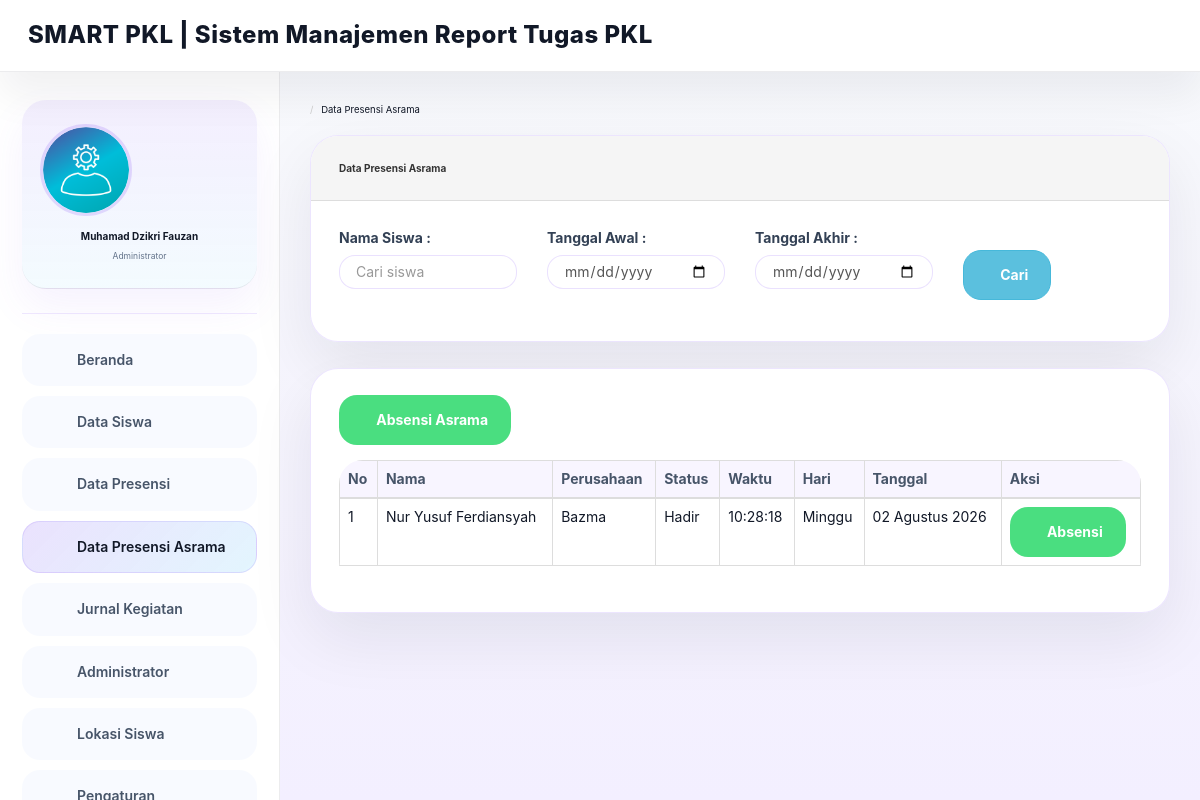
/index.php?page=data_asrama (signed in), run on the app's committed database.
### tables this page shows
CREATE TABLE `tbl_absen_asrama` (
  `id_absen_asrama` int NOT NULL,
  `id_siswa` int DEFAULT NULL,
  `status` int DEFAULT NULL,
  `foto` varchar(255) DEFAULT NULL,
  `latitude` varchar(50) DEFAULT NULL,
  `longitude` varchar(50) DEFAULT NULL,
  `waktu` time DEFAULT NULL,
  `tanggal` date DEFAULT NULL
);

CREATE TABLE `tbl_siswa` (
  `id_siswa` int NOT NULL,
  `kode_siswa` varchar(4) DEFAULT NULL,
  `nama` varchar(255) DEFAULT NULL,
  `perusahaan` varchar(255) DEFAULT NULL,
  `jurusan` varchar(255) DEFAULT NULL,
  `nis` varchar(255) DEFAULT NULL,
  `mulai_pkl` date DEFAULT NULL,
  `akhir_pkl` date DEFAULT NULL,
  `alamat` varchar(255) DEFAULT NULL,
  `no_telp` varchar(255) DEFAULT NULL,
  `foto` varchar(255) DEFAULT NULL
);

### config/function.php (called while the page is built, shortened)
<?php
function MendapatkanBulan($bulan)
{
    switch ($bulan) {
        case 8:
            return "Agustus";
            break;
    }
}
?>
<?php
function MendapatkanHari($hari)
{
    switch ($hari) {
        case "Sunday":
            return "Minggu";
            break;
    }
}
?>
<?php
function AbsensiAsramaOtomatis($sql)
{
    $sql = "SELECT tbl_siswa.id_siswa, tbl_siswa.nama, tbl_siswa.perusahaan,
        tbl_absen_asrama.id_absen_asrama,
        (CASE
            WHEN tbl_absen_asrama.status IS NULL THEN 'Belum Absensi'
            WHEN tbl_absen_asrama.status = 1 THEN 'Hadir'
            WHEN tbl_absen_asrama.status = 2 THEN 'Izin'
        ELSE 'Tidak Hadir' END) AS status,
        (CASE
            WHEN tbl_absen_asrama.waktu IS NULL THEN 'Belum'
            ELSE tbl_absen_asrama.waktu END) AS waktu,
        DATE_FORMAT(CURDATE(), '%W') AS hari,
        DATE_FORMAT(CURDATE(), '%Y-%m-%d') AS tanggal
        FROM tbl_siswa LEFT JOIN tbl_absen_asrama ON
            tbl_absen_asrama.id_siswa = tbl_siswa.id_siswa
        AND tbl_absen_asrama.tanggal = CURDATE()
        ORDER BY tbl_siswa.nama ASC;";
    return $sql;
}
?>

### apps/data_asrama/index.php (the view, shortened to what this page needs)
<div class="row">
    <ol class="breadcrumb">
        <li><a href="index.php?page=beranda">
                <em class="fa fa-home"></em>
            </a></li>
        <li class="active">Data Presensi Asrama</li>
    </ol>
</div>
<div class="row">
    <div class="col-md-12">
        <div class="panel panel-default">
            <div class="panel-heading">
                Data Presensi Asrama
                <span class="pull-right clickable panel-toggle panel-button-tab-left"><em class="fa fa-toggle-up"></em></span>
            </div>
            <div class="panel-body">
                <div class="row">
                    <form action="#" method="GET">
                        <div class="col-sm-3">
                            <div class="form-group">
                                <label>Nama Siswa :</label>
                                <input type="text" name="nama" id="nama" class="form-control" value="" placeholder="Cari siswa" required>
                            </div>
                        </div>
                        <div class="col-sm-3">
                            <div class="form-group">
                                <label>Tanggal Awal :</label>
                                <input type="date" name="tanggal_awal" id="tanggal_awal" class="form-control" required>
                            </div>
                        </div>
                        <div class="col-sm-3">
                            <div class="form-group">
                                <label>Tanggal Akhir :</label>
                                <input type="date" name="tanggal_akhir" id="tanggal_akhir" class="form-control" required>
                            </div>
                        </div>
                        <div class="col-sm-3">
                            <div class="form-group">
                                <button type="submit" class="btn btn-info"><i class="fa fa-search"></i> Cari</button>
                            </div>
                        </div>
                    </form>
                </div>
            </div>
        </div>
    </div>
</div>
<div class="row">
    <div class="col-md-12">
        <div class="panel panel-default">
            <div class="panel-body">
                <div class="form-group">
                    <button type="button" class="btn btn-success" id="tambah_absen_asrama"><i class="fa fa-plus"></i> Absensi Asrama</button>
                </div>
                <div class="table-responsive">
                    <table class="table table-bordered" id="dataTable" width="100%" cellspacing="0">
                        <thead>
                            <tr>
                                <th>No</th>
                                <th>Nama</th>
                                <th>Perusahaan</th>
                                <th>Status</th>
                                <th>Waktu</th>
                                <th>Hari</th>
                                <th>Tanggal</th>
                                <th>Aksi</th>
                            </tr>
                        </thead>
                        <tbody>
                            <?php
                            include 'config/function.php';
                            if (isset($_GET['nama']) and $_GET['nama'] != "") {
                                $nama = trim($_GET["nama"]);
                                $tanggal_awal = $_GET["tanggal_awal"];
                                $tanggal_akhir = $_GET["tanggal_akhir"];
                                $sql = PencarianAbsensiAsrama($nama, $tanggal_awal, $tanggal_akhir);
                            } else {
                                $sql = AbsensiAsramaOtomatis('');
                            }
                            $hasil = mysqli_query($kon, $sql);
                            $no = 0;
                            while ($data = mysqli_fetch_array($hasil)):
                                $no++;
                            ?>
                                <tr>
                                    <td><?php echo $no; ?></td>
                                    <td><?php echo $data['nama']; ?></td>
                                    <td><?php echo $data['perusahaan']; ?></td>
                                    <td><?php echo $data['status']; ?></td>
                                    <td><?php echo $data['waktu']; ?></td>
                                    <td>
                                        <?php
                                        $hari = $data["hari"];
                                        echo MendapatkanHari($hari);
                                        ?>
                                    </td>
                                    <td>
                                        <?php
                                        $tgl = date("d", strtotime($data['tanggal']));
                                        $bulan = date("m", strtotime($data['tanggal']));
                                        $tahun = date("Y", strtotime($data['tanggal']));
                                        echo $tgl . ' ' . MendapatkanBulan($bulan) . ' ' . $tahun
                                        ?>
                                    </td>
                                    <td>
                                        <button id_siswa="<?php echo $data['id_siswa']; ?>" id_absen_asrama="<?php echo $data['id_absen_asrama']; ?>" class="absen_asrama btn btn-success btn-circle"><i class="fa fa-clock-o"></i> Absensi</button>
                                    </td>
                                </tr>
                            <?php endwhile; ?>
                        </tbody>
                    </table>
                </div>
            </div>
        </div>
    </div>
</div>

### template/css/styles.css (style rules this page uses)
:root { --bg: #f8f5ff; --surface: #ffffff; --surface-soft: #f3efff; --text: #2f3345; --text-muted: #6e7280; --border: #e9e5fb; --primary: #8b5cf6; --primary-soft: #ede9fe; --secondary: #f5a9c7; --accent: #38bdf8; --success: #4ade80; --warning: #fbbf24; --danger: #fb7185; --shadow: 0 28px 70px rgba(55, 65, 81, .08); }
* { box-sizing: border-box; }
html { scroll-behavior: smooth; }
body { margin: 0; min-height: 100vh; background: radial-gradient(circle at top left, rgba(139, 92, 246, .12), transparent 28%), radial-gradient(circle at bottom right, rgba(56, 189, 248, .08), transparent 32%), linear-gradient(180deg, #faf5ff 0%, #f8f5ff 100%); color: var(--text); font-family: Inter, "Segoe UI", system-ui, -apple-system, BlinkMacSystemFont, sans-serif; line-height: 1.6; }
a { color: var(--accent); text-decoration: none; }
button, input, textarea, select { font: inherit; }
button { cursor: pointer; }
.panel, .card, .panel.panel-default { background: rgba(255, 255, 255, .98); border: 1px solid rgba(139, 92, 246, .16); border-radius: 28px; box-shadow: 0 25px 65px rgba(15, 23, 42, .08); overflow: hidden; margin-bottom: 26px; }
.panel-heading, .card-header { padding: 24px 28px; border-bottom: 1px solid rgba(226, 232, 240, .95); background: #ffffff; color: #1f2937; font-weight: 700; font-size: 1rem; }
.panel-body, .card-body { padding: 26px 28px; }
.panel-heading .fa, .card-header .fa { margin-right: 10px; color: #8b5cf6; }
.panel, .card { transition: transform .2s ease, box-shadow .2s ease; }
.table { background: transparent; }
.table thead th { border-bottom: 2px solid rgba(226, 232, 240, .95); font-weight: 700; color: #475569; background: #f8f5ff; }
.table tbody tr { border-bottom: 1px solid rgba(226, 232, 240, .75); }
.table td, .table th { vertical-align: middle; padding: 18px 16px; }
.table tbody tr:last-child { border-bottom: none; }
.table-responsive { border-radius: 24px; overflow: hidden; }
.form-control { border: 1px solid rgba(139, 92, 246, .18); border-radius: 16px; padding: 14px 16px; background: #ffffff; box-shadow: none; transition: border-color .2s ease, box-shadow .2s ease; }
label { font-weight: 700; color: #334155; }
.btn { border-radius: 18px; font-weight: 700; padding: 14px 22px; transition: all .2s ease; }
.btn-success { background: #4ade80; border-color: transparent; }
.breadcrumb { background: transparent; padding: 0; margin-bottom: 18px; font-size: .95rem; }
.breadcrumb li a { color: #475569; }
.breadcrumb li.active { color: #111827; }

### index.php (style rules this page uses)
:root { --bg: #f8fbff; --surface: #ffffff; --surface-soft: #f5f3ff; --text: #111827; --muted: #64748b; --border: #e7e5ff; --primary: #8b5cf6; --accent: #38bdf8; --success: #4ade80; --warning: #fbcfe8; --danger: #fb7185; --shadow: 0 30px 80px rgba(15, 23, 42, .08); }
* { box-sizing: border-box; }
html, body { height: 100%; margin: 0; font-family: Inter, "Segoe UI", system-ui, -apple-system, BlinkMacSystemFont, sans-serif; background: linear-gradient(180deg, #f8fafc 0%, #f3efff 100%); color: var(--text); }
.btn, .button { border-radius: 18px; font-weight: 700; padding: 14px 22px; transition: all .2s ease; }
.table { background: transparent; }
.table thead th { border-bottom: 2px solid rgba(226, 232, 240, .95); font-weight: 700; color: #475569; background: #f8f5ff; }
.table tbody tr { border-bottom: 1px solid rgba(226, 232, 240, .75); }
.table td, .table th { vertical-align: middle; padding: 18px 16px; }
.table tbody tr:last-child { border-bottom: none; }
.table-responsive { border-radius: 24px; overflow: hidden; }
.form-control { border: 1px solid rgba(139, 92, 246, .18); border-radius: 16px; padding: 14px 16px; background: #fff; box-shadow: none; transition: border-color .2s ease, box-shadow .2s ease; }

### data on the page
tbl_absen_asrama: id_siswa.nama "Nur Yusuf Ferdiansyah", id_siswa.perusahaan "Bazma", status "Hadir", waktu "10:28:18", hari "Minggu", tgl "02", bulan "Agustus", tahun "2026"

### other printed values
substr($_SESSION['nama_admin'], 0, 24) "Muhamad Dzikri Fauzan"
